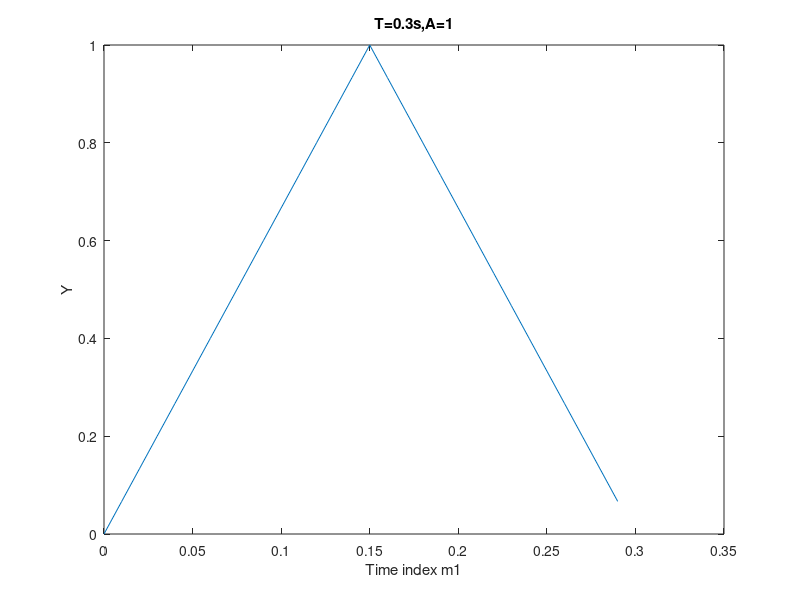
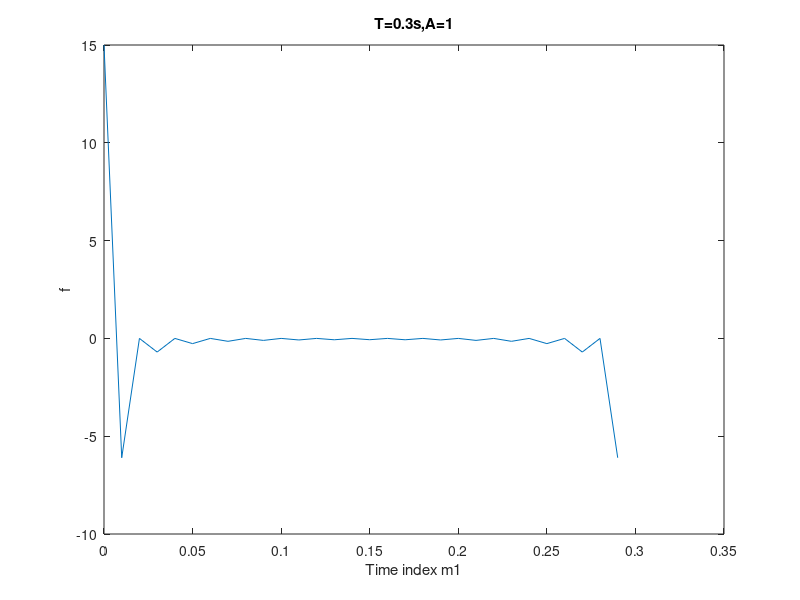
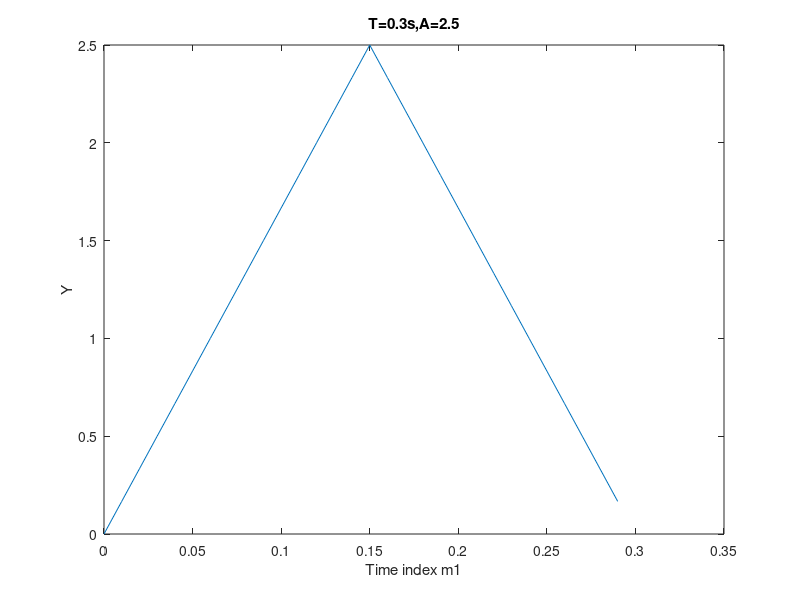
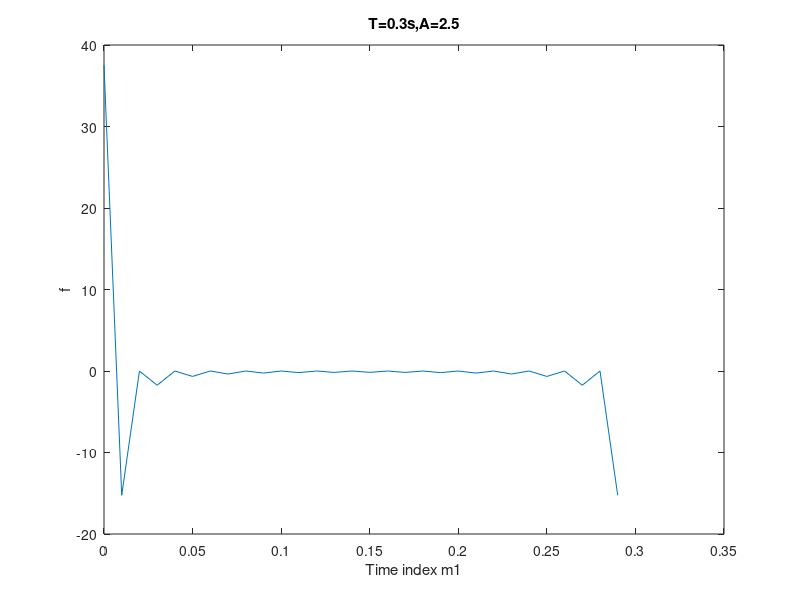

Reproduce these figures in MATLAB, in order.
clc;clear;
step=0.01;
T1=0.3;
T2=1;
%N=int8(T/step);
m1=0:step:T1-step;
m2=0:step:T2-step;
N1=length(m1);
N2=length(m2);
A1=1;
A2=2.5;
%X1=zeros(2,N1);
%X2=zeros(2,N2);
x1=zeros(2,N1);
%x12=zeros(2,N1);
x2=zeros(2,N2);
%x22=zeros(2,N2/2);

for i=1:N1
    if i<=N1/2
        x1(1,i)=2*A1/T1*m1(i);
        x1(2,i)=2*A2/T1*m1(i);
    else
        x1(1,i)=2*A1-2*A1/T1*m1(i);
        x1(2,i)=2*A2-2*A2/T1*m1(i);
    end
    
end

for i=1:N2
    if i<=N2/2
        x2(1,i)=2*A1/T2*m2(i);
        x2(2,i)=2*A2/T2*m2(i);
    else
        x2(1,i)=2*A1-2*A1/T2*m2(i);
        x2(2,i)=2*A2-2*A2/T2*m2(i);
    end 
end

%X1(1,1:N1/2)=x11(1,:);
%X1(1,N1/2+1:N1)=x12(1,:);
%X1(2,1:N1/2)=x11(2,:);
%X1(2,N1/2+1:N1)=x12(2,:);

%X2(1,1:N2/2)=x21(1,:);
%X2(1,N2/2+1:N2)=x22(1,:);
%X2(2,1:N2/2)=x21(2,:);
%X2(2,N2/2+1:N2)=x22(2,:);

y1=fft(x1(1,:));
y2=fft(x1(2,:));
y3=fft(x2(1,:));
y4=fft(x2(2,:));

figure(1);
plot(m1,x1(1,:));
xlabel('Time index m1');ylabel('Y'); title('T=0.3s,A=1');
figure(2);
plot(m1,y1);
xlabel('Time index m1');ylabel('f'); title('T=0.3s,A=1');

figure(3);
plot(m1,x1(2,:));
xlabel('Time index m1');ylabel('Y'); title('T=0.3s,A=2.5');
figure(4);
plot(m1,y2);
xlabel('Time index m1');ylabel('f'); title('T=0.3s,A=2.5');

figure(5);
plot(m2,x2(1,:));
xlabel('Time index m2');ylabel('Y'); title('T=1s,A=1');
figure(6);
plot(m2,y3);
xlabel('Time index m2');ylabel('f'); title('T=1s,A=1');

figure(7);
plot(m2,x2(2,:));
xlabel('Time index m2');ylabel('Y'); title('T=1s,A=2.5');
figure(8);
plot(m2,y4);
xlabel('Time index m2');ylabel('f'); title('T=1s,A=2.5');

